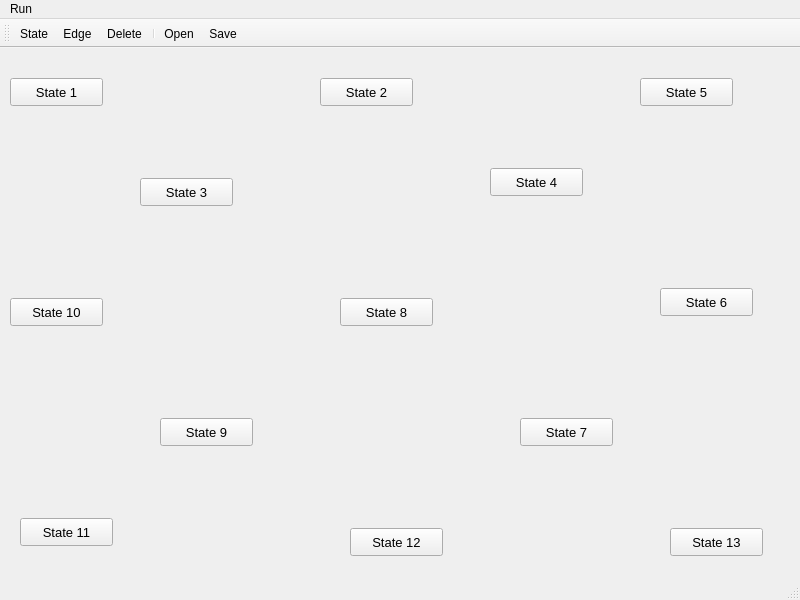
<?xml version="1.0" encoding="UTF-8"?>
<ui version="4.0">
 <class>DFA</class>
 <widget class="QMainWindow" name="DFA">
  <property name="geometry">
   <rect>
    <x>0</x>
    <y>0</y>
    <width>800</width>
    <height>600</height>
   </rect>
  </property>
  <property name="windowTitle">
   <string>MainWindow</string>
  </property>
  <widget class="QWidget" name="centralwidget">
   <widget class="QPushButton" name="pushButton_1">
    <property name="geometry">
     <rect>
      <x>10</x>
      <y>30</y>
      <width>93</width>
      <height>28</height>
     </rect>
    </property>
    <property name="font">
     <font>
      <pointsize>10</pointsize>
     </font>
    </property>
    <property name="text">
     <string>State 1</string>
    </property>
   </widget>
   <widget class="QPushButton" name="pushButton_2">
    <property name="geometry">
     <rect>
      <x>320</x>
      <y>30</y>
      <width>93</width>
      <height>28</height>
     </rect>
    </property>
    <property name="font">
     <font>
      <pointsize>10</pointsize>
     </font>
    </property>
    <property name="text">
     <string>State 2</string>
    </property>
   </widget>
   <widget class="QPushButton" name="pushButton_3">
    <property name="geometry">
     <rect>
      <x>140</x>
      <y>130</y>
      <width>93</width>
      <height>28</height>
     </rect>
    </property>
    <property name="font">
     <font>
      <pointsize>10</pointsize>
     </font>
    </property>
    <property name="text">
     <string>State 3</string>
    </property>
   </widget>
   <widget class="QPushButton" name="pushButton_4">
    <property name="geometry">
     <rect>
      <x>490</x>
      <y>120</y>
      <width>93</width>
      <height>28</height>
     </rect>
    </property>
    <property name="font">
     <font>
      <pointsize>10</pointsize>
     </font>
    </property>
    <property name="text">
     <string>State 4</string>
    </property>
   </widget>
   <widget class="QPushButton" name="pushButton_5">
    <property name="geometry">
     <rect>
      <x>640</x>
      <y>30</y>
      <width>93</width>
      <height>28</height>
     </rect>
    </property>
    <property name="font">
     <font>
      <pointsize>10</pointsize>
     </font>
    </property>
    <property name="text">
     <string>State 5</string>
    </property>
   </widget>
   <widget class="QPushButton" name="pushButton_6">
    <property name="geometry">
     <rect>
      <x>660</x>
      <y>240</y>
      <width>93</width>
      <height>28</height>
     </rect>
    </property>
    <property name="font">
     <font>
      <pointsize>10</pointsize>
     </font>
    </property>
    <property name="text">
     <string>State 6</string>
    </property>
   </widget>
   <widget class="QPushButton" name="pushButton_7">
    <property name="geometry">
     <rect>
      <x>520</x>
      <y>370</y>
      <width>93</width>
      <height>28</height>
     </rect>
    </property>
    <property name="font">
     <font>
      <pointsize>10</pointsize>
     </font>
    </property>
    <property name="text">
     <string>State 7</string>
    </property>
   </widget>
   <widget class="QPushButton" name="pushButton_8">
    <property name="geometry">
     <rect>
      <x>340</x>
      <y>250</y>
      <width>93</width>
      <height>28</height>
     </rect>
    </property>
    <property name="font">
     <font>
      <pointsize>10</pointsize>
     </font>
    </property>
    <property name="text">
     <string>State 8</string>
    </property>
   </widget>
   <widget class="QPushButton" name="pushButton_9">
    <property name="geometry">
     <rect>
      <x>160</x>
      <y>370</y>
      <width>93</width>
      <height>28</height>
     </rect>
    </property>
    <property name="font">
     <font>
      <pointsize>10</pointsize>
     </font>
    </property>
    <property name="text">
     <string>State 9</string>
    </property>
   </widget>
   <widget class="QPushButton" name="pushButton_10">
    <property name="geometry">
     <rect>
      <x>10</x>
      <y>250</y>
      <width>93</width>
      <height>28</height>
     </rect>
    </property>
    <property name="font">
     <font>
      <pointsize>10</pointsize>
     </font>
    </property>
    <property name="text">
     <string>State 10</string>
    </property>
   </widget>
   <widget class="QPushButton" name="pushButton_11">
    <property name="geometry">
     <rect>
      <x>20</x>
      <y>470</y>
      <width>93</width>
      <height>28</height>
     </rect>
    </property>
    <property name="font">
     <font>
      <pointsize>10</pointsize>
     </font>
    </property>
    <property name="text">
     <string>State 11</string>
    </property>
   </widget>
   <widget class="QPushButton" name="pushButton_12">
    <property name="geometry">
     <rect>
      <x>350</x>
      <y>480</y>
      <width>93</width>
      <height>28</height>
     </rect>
    </property>
    <property name="font">
     <font>
      <pointsize>10</pointsize>
     </font>
    </property>
    <property name="text">
     <string>State 12</string>
    </property>
   </widget>
   <widget class="QPushButton" name="pushButton_13">
    <property name="geometry">
     <rect>
      <x>670</x>
      <y>480</y>
      <width>93</width>
      <height>28</height>
     </rect>
    </property>
    <property name="font">
     <font>
      <pointsize>10</pointsize>
     </font>
    </property>
    <property name="text">
     <string>State 13</string>
    </property>
   </widget>
  </widget>
  <widget class="QMenuBar" name="menubar">
   <property name="geometry">
    <rect>
     <x>0</x>
     <y>0</y>
     <width>800</width>
     <height>26</height>
    </rect>
   </property>
   <widget class="QMenu" name="menuRun">
    <property name="title">
     <string>Run</string>
    </property>
    <addaction name="actionFast_Run"/>
    <addaction name="actionStep_by_Step"/>
    <addaction name="actionMuitiple_Run"/>
   </widget>
   <addaction name="menuRun"/>
  </widget>
  <widget class="QStatusBar" name="statusbar"/>
  <widget class="QToolBar" name="toolBar">
   <property name="windowTitle">
    <string>toolBar</string>
   </property>
   <attribute name="toolBarArea">
    <enum>TopToolBarArea</enum>
   </attribute>
   <attribute name="toolBarBreak">
    <bool>false</bool>
   </attribute>
   <addaction name="actionState"/>
   <addaction name="actionEdge"/>
   <addaction name="actionDelete"/>
   <addaction name="separator"/>
   <addaction name="actionOpen"/>
   <addaction name="actionSave"/>
  </widget>
  <action name="actionFast_Run">
   <property name="text">
    <string>Fast Run</string>
   </property>
  </action>
  <action name="actionStep_by_Step">
   <property name="text">
    <string>Step by Step</string>
   </property>
  </action>
  <action name="actionMuitiple_Run">
   <property name="text">
    <string>Muitiple Run</string>
   </property>
  </action>
  <action name="actionState">
   <property name="text">
    <string>State</string>
   </property>
  </action>
  <action name="actionEdge">
   <property name="text">
    <string>Edge</string>
   </property>
  </action>
  <action name="actionMove">
   <property name="text">
    <string>Move</string>
   </property>
  </action>
  <action name="actionDelete">
   <property name="text">
    <string>Delete</string>
   </property>
  </action>
  <action name="actionOpen">
   <property name="text">
    <string>Open</string>
   </property>
  </action>
  <action name="actionSave">
   <property name="text">
    <string>Save</string>
   </property>
  </action>
  <action name="actionStart_State">
   <property name="text">
    <string>Start State</string>
   </property>
  </action>
  <action name="actionFInal_State">
   <property name="text">
    <string>FInal State</string>
   </property>
  </action>
 </widget>
 <resources/>
 <connections/>
</ui>
